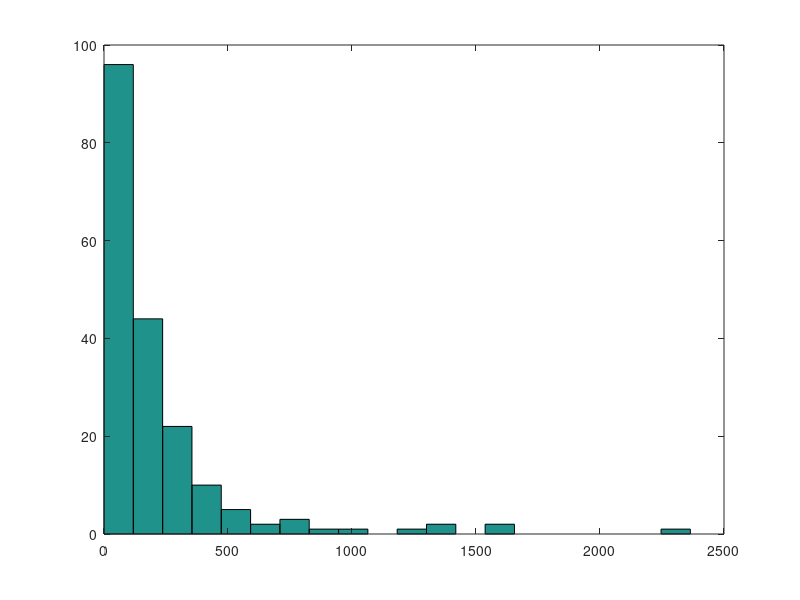
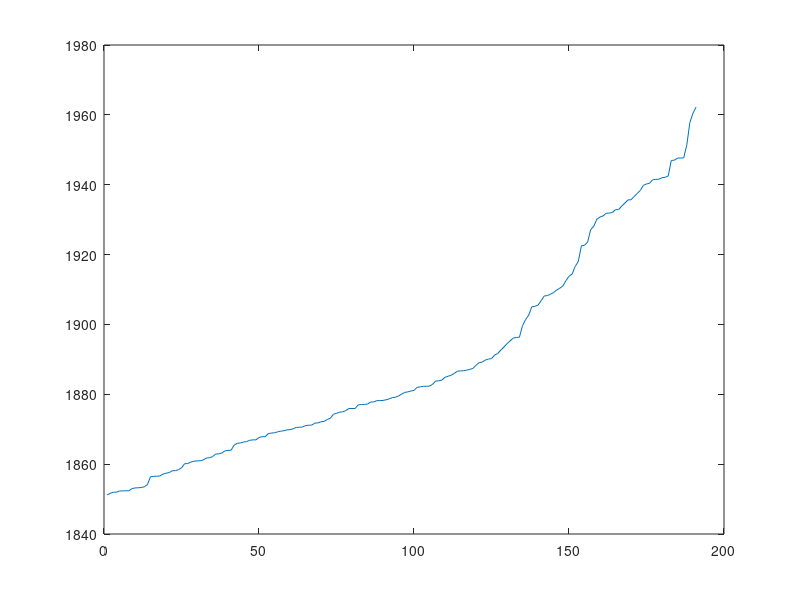

MATLAB code to generate these figures, in order:
clear all
close all
load('coal_mine.mat');
d = 10;

min_year = 1851;
max_year = 1963;
t = linspace(min_year, max_year, d+1);
tau = coal_mine;

hyptheta = 2;
theta = gamrnd(2, 1/hyptheta);

% H = histogram(tau,t);
% centers = (t(2:end)+t(1:end-1))/2;
% lambda_discrete = H.Values;
% bin_width = diff(H.BinEdges);


n = @(i, t) sum(tau > t(i) & tau < t(i+1));
lambda = @(i, t) n(i, t)./(t(i+1)-t(i));

x = 1:d;
figure(1)
clf
% bar(x, lambda_discrete)
hold on
plot(x, n(x, t), 'r*');
plot(x, lambda(x,t), 'g*')


% figure(2)
% clf
%%
figure(1)
clf
hist(diff(coal_mine)*365, 20)
figure(2)
clf
plot(coal_mine)
